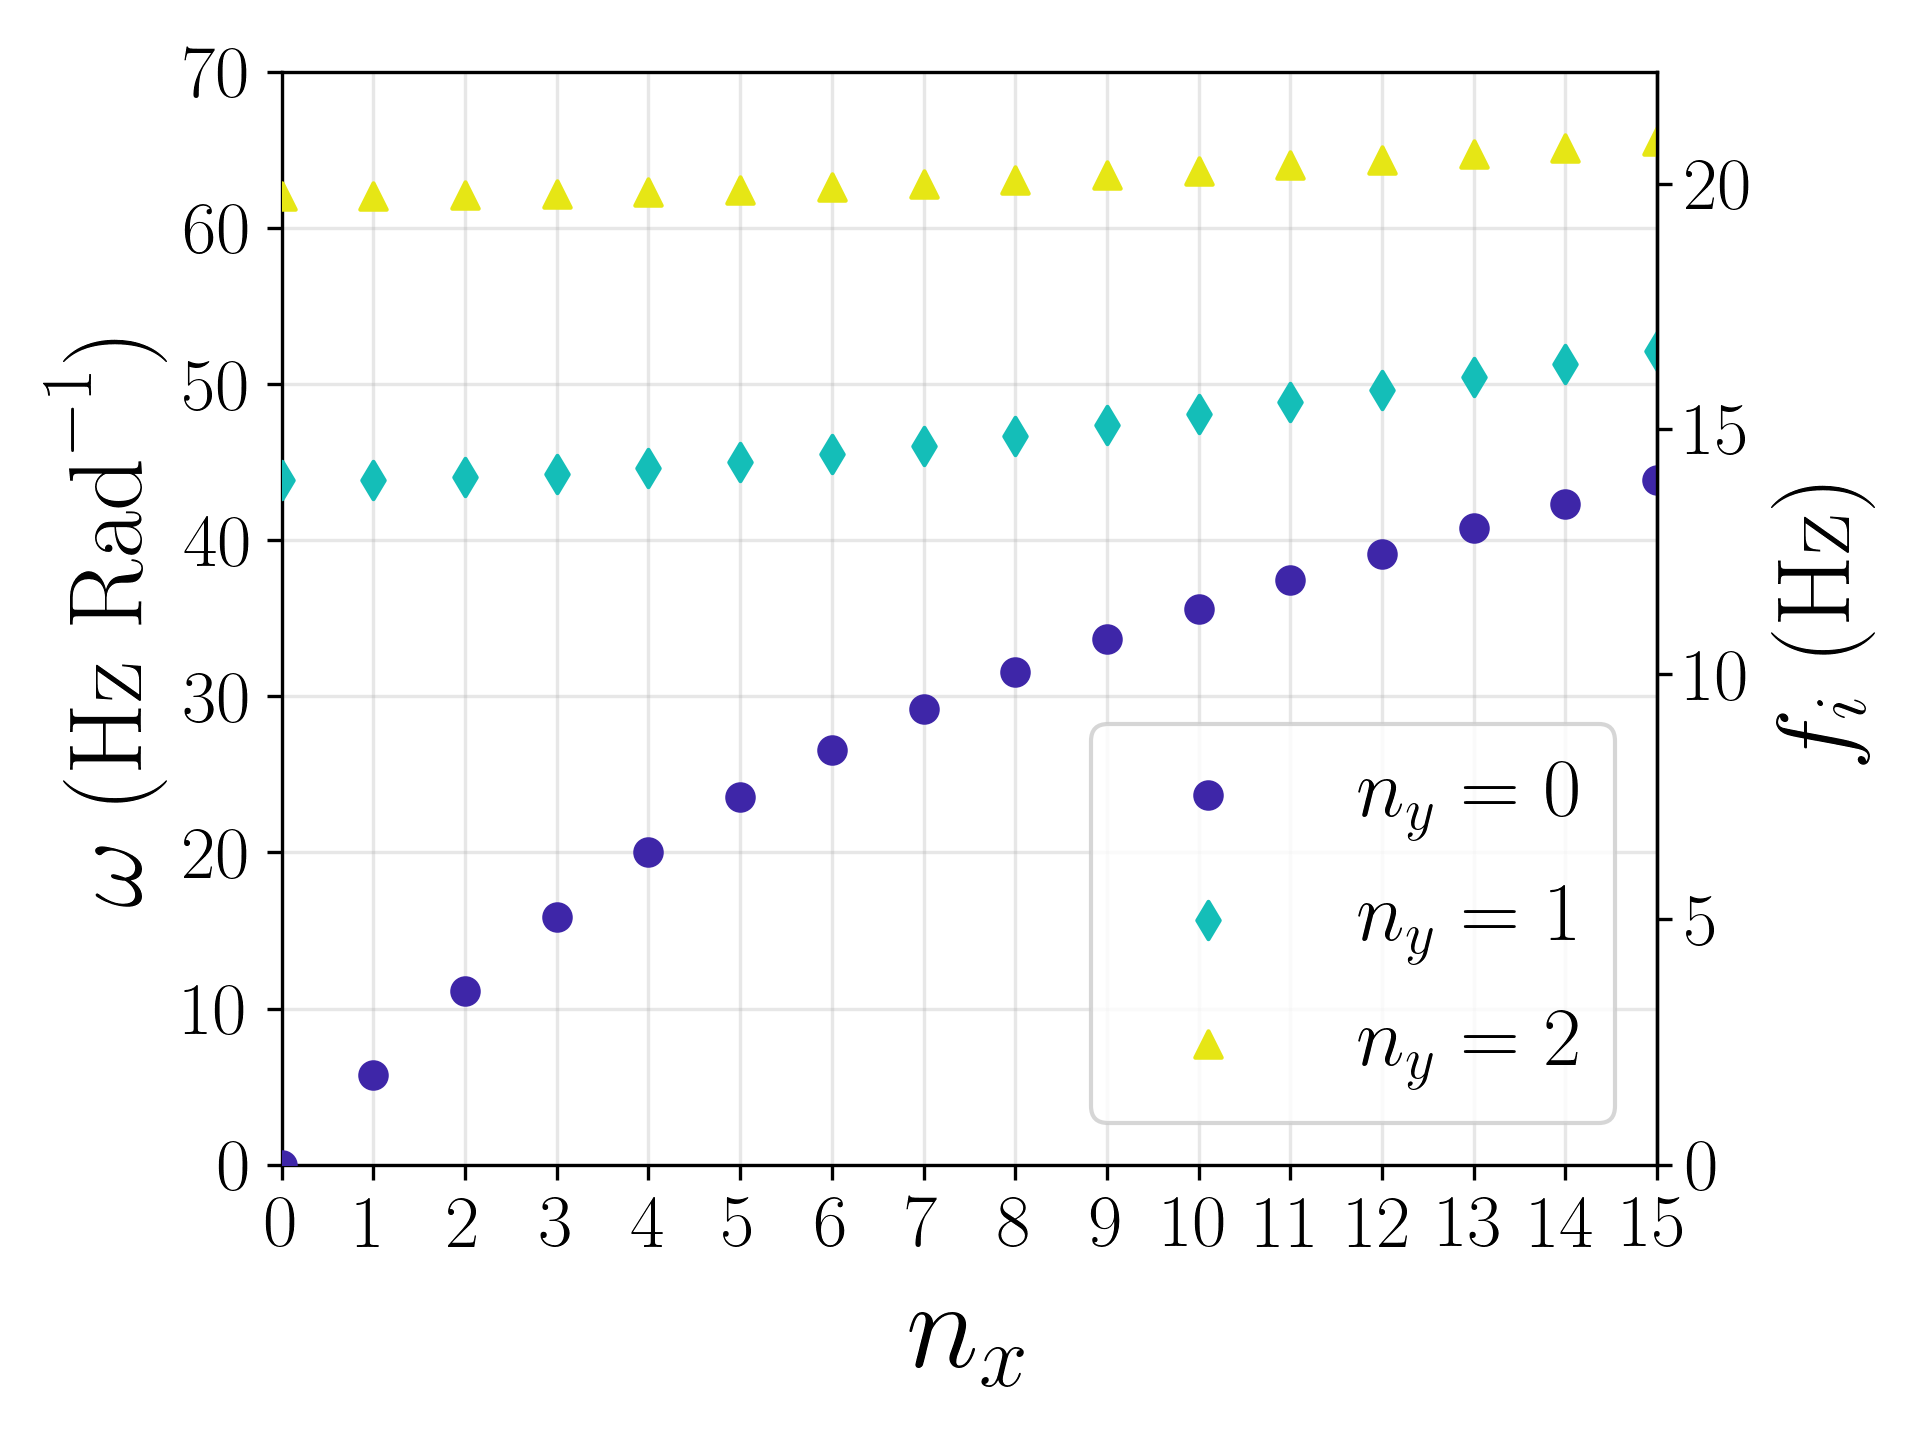

This chart was generated by the following Python code:
from back_process import *

if __name__ == "__main__":
    g = 9790
    h = 10
    #L_x = 26
    #L_y = 500
    L_x = 15
    L_y = 240
    colores = [[0.2422, 0.1504, 0.6603], [0.077, 0.7468, 0.7224], [0.9, 0.9, 0.0805]]
    markers = ['o', 'd', '^']

    def x_1_to_x_2(x):
        return np.pi * x


    def x_2_to_x_1(x):
        return x / (np.pi)


    fig, ax = plt.subplots()

    for i in range(0, 3):
        kx = i * np.pi / L_x
        n = np.arange(0, 16)
        ky = n * np.pi / L_y
        k = np.sqrt(kx ** 2 + ky ** 2)
        omega = np.sqrt(g * k * np.tanh(k * h))
        freq = 2 * omega / (2 * np.pi)
        print("(" + str(n) + ", " + str(i) + ") = " + str(freq) + ")")
        ax.scatter(n, omega, s=40, c=colores[i], marker=markers[i], label='$n_y = ' + str(i) + '$', zorder=10)
    ax.legend(fontsize=20)
    secax_y2 = ax.secondary_yaxis(1, functions=(x_2_to_x_1, x_1_to_x_2), zorder=12)
    secax_y2.set_ylabel("$f_i\ \\textrm{(Hz)}$", fontsize=25)
    secax_y2.tick_params(labelsize=18)
    ax.set_xlim([0, 15])
    ax.set_ylim([0, 70])
    ax.set_xlabel('$n_x$', fontsize=30)
    ax.set_ylabel('$\omega\ \\textrm{(Hz Rad}^{-1})$', fontsize=25)
    plt.grid(alpha=0.3, zorder=0)
    plt.xticks([0, 1, 2, 3, 4, 5, 6, 7, 8, 9, 10, 11, 12, 13, 14, 15], fontsize=18, zorder=12)
    plt.yticks([0, 10, 20, 30, 40, 50, 60, 70], fontsize=18)
    plt.tight_layout()
    plt.savefig('dispersion_relation_PUCV_10mm.png', dpi=300)
    plt.close()